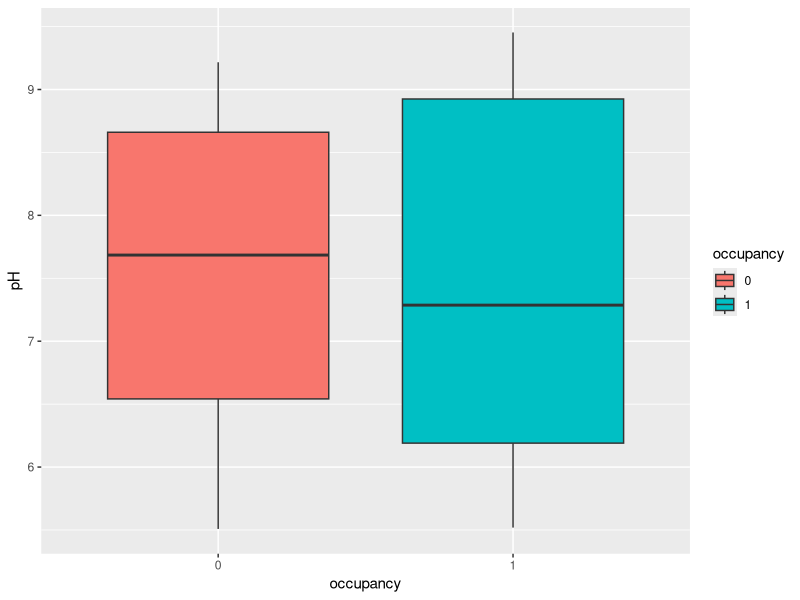

Generate this figure with R: (Note: this script raises an error after producing the figure.)
library(tidyverse)
library(dplyr)
library(ggplot2)

#importing data
data <- read_csv("qmee_data.csv")

#changing edna_occ to a factor of occupancy
occ_vec <- c(data$edna_occ)
occupancy <- factor(occ_vec)

#mutating table to add occupancy as a factor
clean <- data%>%
  mutate(edna_occ, occupancy)

#boxplot of pH for occupancy
ggplot(clean, aes(x=occupancy, y=pH)) +
  geom_boxplot(aes(fill=occupancy))

##tryng to execute a for loop to create a boxplot for each column in "clean" versus factor_occ
for (i in ncol(clean)){
  print(ggplot(clean, aes(x = occupancy, y = clean[, i])) +
    geom_boxplot())
}

#facet_grid()

